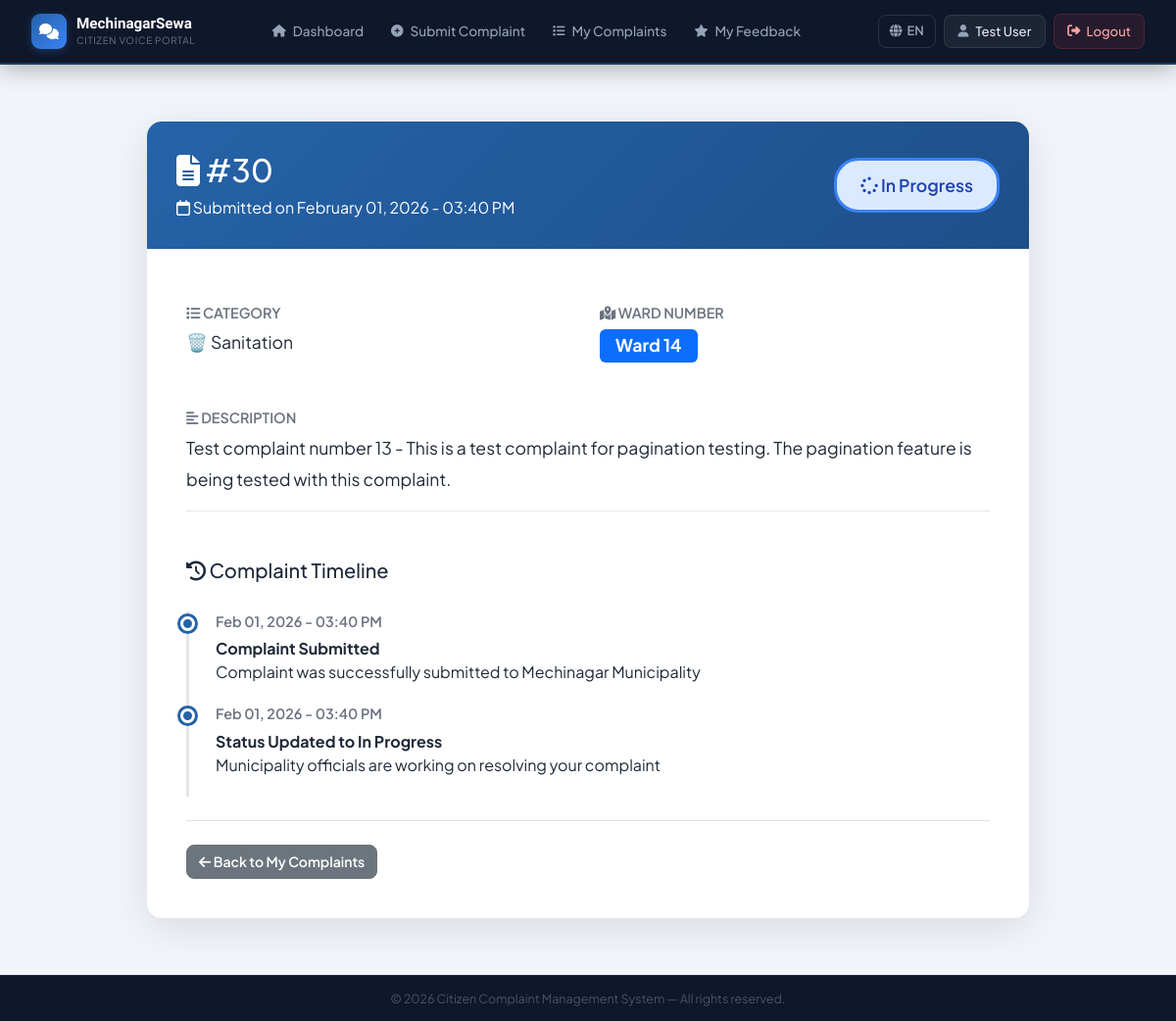
Page /complaints/detail/30/ (signed in) on the earlier database version.
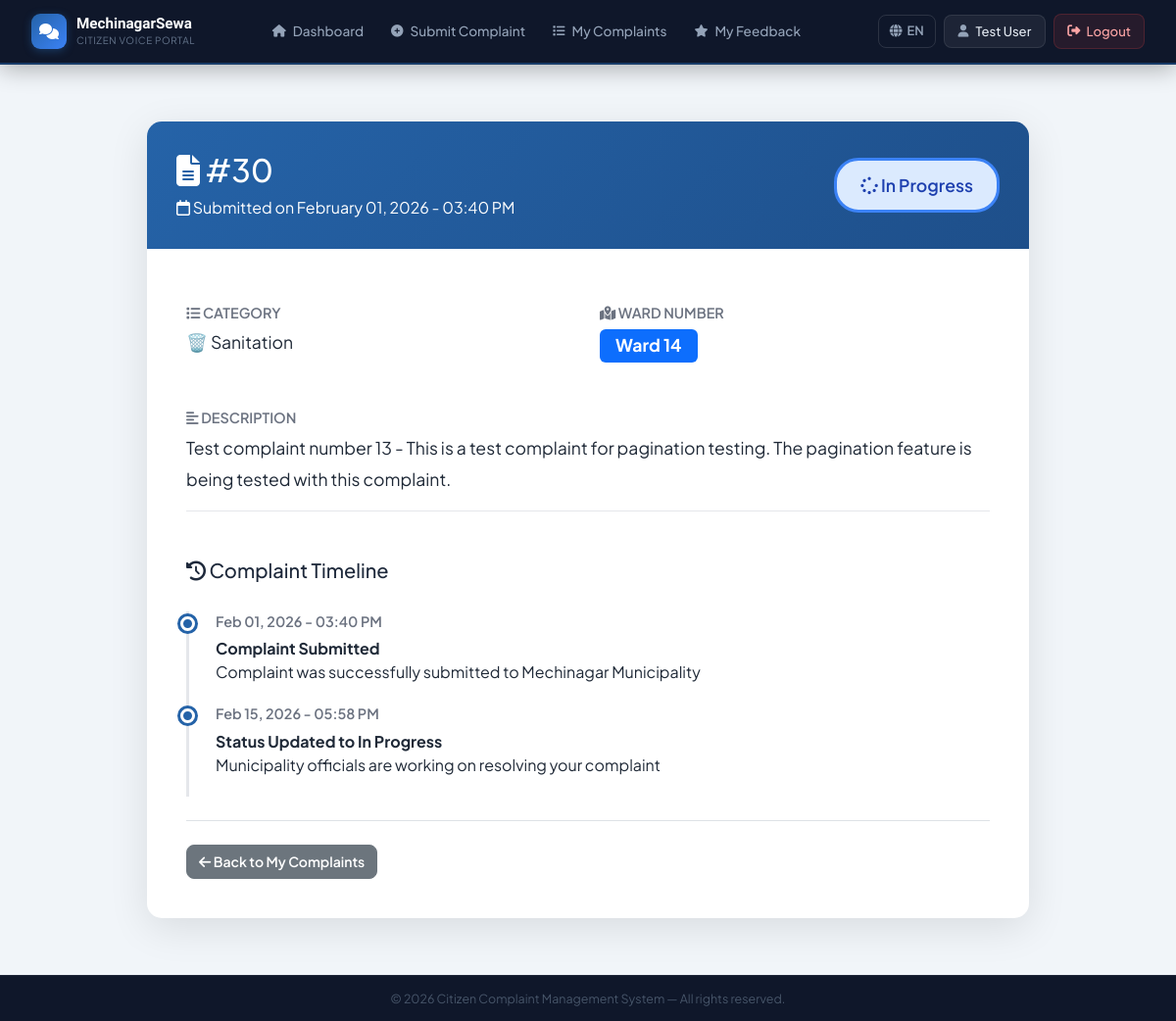
Same page on the later database version.
### complaints/models.py (models this page shows, shortened)
class Complaint(models.Model):
    STATUS_CHOICES = [
        ('Pending', 'Pending'),
        ('In Progress', 'In Progress'),
        ('Resolved', 'Resolved'),
    ]
    CATEGORY_CHOICES = [
        ('Road Maintenance', 'Road Maintenance'),
        ('Street Light', 'Street Light'),
        ('Water Supply', 'Water Supply'),
        ('Sanitation', 'Sanitation'),
        ('Traffic', 'Traffic'),
        ('Parks', 'Parks & Recreation'),
        ('Other', 'Other'),
    ]
    PRIORITY_CHOICES = [
        ('Normal', 'Normal'),
        ('Urgent', 'Urgent'),
    ]
    WARD_CHOICES = [(str(i), f'Ward {i}') for i in range(1, 16)]
    user = models.ForeignKey(
        settings.AUTH_USER_MODEL,
        on_delete=models.CASCADE,
        related_name='complaints'
    )
    ward = models.CharField(
        max_length=2,
        choices=WARD_CHOICES,
        help_text="Select your ward number (1-15)"
    )
    category = models.CharField(max_length=100, choices=CATEGORY_CHOICES)
    description = models.TextField()
    image = models.ImageField(upload_to=complaint_image_path, blank=True, null=True)
    status = models.CharField(max_length=20, choices=STATUS_CHOICES, default='Pending')
    priority = models.CharField(
        max_length=10,
        choices=PRIORITY_CHOICES,
        default='Normal',
        help_text="Priority level - Auto-flagged as Urgent after 7 days"
    )
    created_at = models.DateTimeField(auto_now_add=True)
    updated_at = models.DateTimeField(auto_now=True)
    class Meta:
        db_table = 'complaints'
        ordering = ['-created_at']
        verbose_name = 'Complaint'
        verbose_name_plural = 'Complaints'
        indexes = [
            models.Index(fields=['status', 'created_at']),
            models.Index(fields=['ward', 'status']),
            models.Index(fields=['priority', 'status']),
        ]

### complaints/views.py (the view)
# urls.py: path('detail/<int:pk>/', views.complaint_detail, name='complaint_detail'),
@login_required
def complaint_detail(request, pk):
    complaint = get_object_or_404(Complaint, pk=pk, user=request.user)
    context = {
        'complaint': complaint
    }
    return render(request, 'complaints/complaint_detail.html', context)

### core/context_processors.py (called while the page is built)
def language(request):
    lang = request.session.get('language', 'en')
    return {
        'lang': lang,
        'translations': get_lang_dict(lang),
        't': get_lang_dict(lang),  # Shorter alias
    }

### core/translation.py (called while the page is built)
def get_lang_dict(lang='en'):
    return TRANSLATIONS.get(lang, TRANSLATIONS['en'])

### complaints/templates/complaints/complaint_detail.html (shortened to what the changed rows need)
{% extends 'base.html' %}
{% block content %}
<div class="detail-container">
    <div class="detail-card">
        <div class="detail-header">
            <div class="d-flex justify-content-between align-items-center">
                <div>
                    <h2 class="mb-2">
                        <i class="fas fa-file-alt"></i> {{ t.complaint }} #{{ complaint.id }}
                    </h2>
                    <p class="mb-0">
                        <i class="far fa-calendar"></i> {{ t.submitted_on }} {{ complaint.created_at|date:"F d, Y - h:i A" }}
                    </p>
                </div>
                <div>
                    {% if complaint.status == 'Pending' %}
                        <span class="status-badge-large status-pending-large">
                            <i class="fas fa-clock"></i> {{ t.pending }}
                        </span>
                    {% elif complaint.status == 'In Progress' %}
                        <span class="status-badge-large status-progress-large">
                            <i class="fas fa-spinner"></i> {{ t.in_progress }}
                        </span>
                    {% else %}
                        <span class="status-badge-large status-resolved-large">
                            <i class="fas fa-check-circle"></i> {{ t.resolved }}
                        </span>
                    {% endif %}
                </div>
            </div>
        </div>
        <div class="detail-body">
            <div class="row">
                <div class="col-md-6">
                    <div class="info-row">
                        <div class="info-label">
                            <i class="fas fa-list"></i> {{ t.category }}
                        </div>
                        <div class="info-value">
                            {% if complaint.category == 'Road Maintenance' %}🛣️ {{ t.road_maintenance }}
                            {% elif complaint.category == 'Street Light' %}💡 {{ t.street_light }}
                            {% elif complaint.category == 'Water Supply' %}💧 {{ t.water_supply }}
                            {% elif complaint.category == 'Sanitation' %}🗑️ {{ t.sanitation }}
                            {% elif complaint.category == 'Traffic' %}🚦 {{ t.traffic }}
                            {% elif complaint.category == 'Parks' %}🌳 {{ t.parks }}
                            {% else %}📌 {{ t.other }}{% endif %}
                        </div>
                    </div>
                </div>
                <div class="col-md-6">
                    <div class="info-row">
                        <div class="info-value">
                            <span class="badge bg-primary" style="font-size: 1.1rem; padding: 8px 16px;">
                                {{ t.ward }} {{ complaint.ward }}
                            </span>
                        </div>
                    </div>
                </div>
            </div>
            <div class="info-row mt-3">
                <div class="info-value">
                    <p style="line-height: 1.8; margin: 0;">{{ complaint.description }}</p>
                </div>
            </div>
            <div class="mt-5">
                <div class="timeline">
                    <div class="timeline-item">
                        <div class="timeline-date">
                            {{ complaint.created_at|date:"M d, Y - h:i A" }}
                        </div>
                        <div class="timeline-content">
                            <strong>{{ t.complaint_submitted }}</strong><br>
                            {{ t.complaint_was_submitted }}
                        </div>
                    </div>
                    {% if complaint.status == 'In Progress' or complaint.status == 'Resolved' %}
                    <div class="timeline-item">
                        <div class="timeline-date">
                            {{ complaint.updated_at|date:"M d, Y - h:i A" }}
                        </div>
                        <div class="timeline-content">
                            <strong>{{ t.status_updated_to_progress }}</strong><br>
                            {{ t.officials_working }}
                        </div>
                    </div>
                    {% endif %}
                </div>
            </div>
        </div>
    </div>
</div>
{% endblock %}

Differences in the rows shown:
changed Complaint "In Progress": updated_at "Feb 01, 2026 - 03:40 PM" → "Feb 15, 2026 - 05:58 PM"
